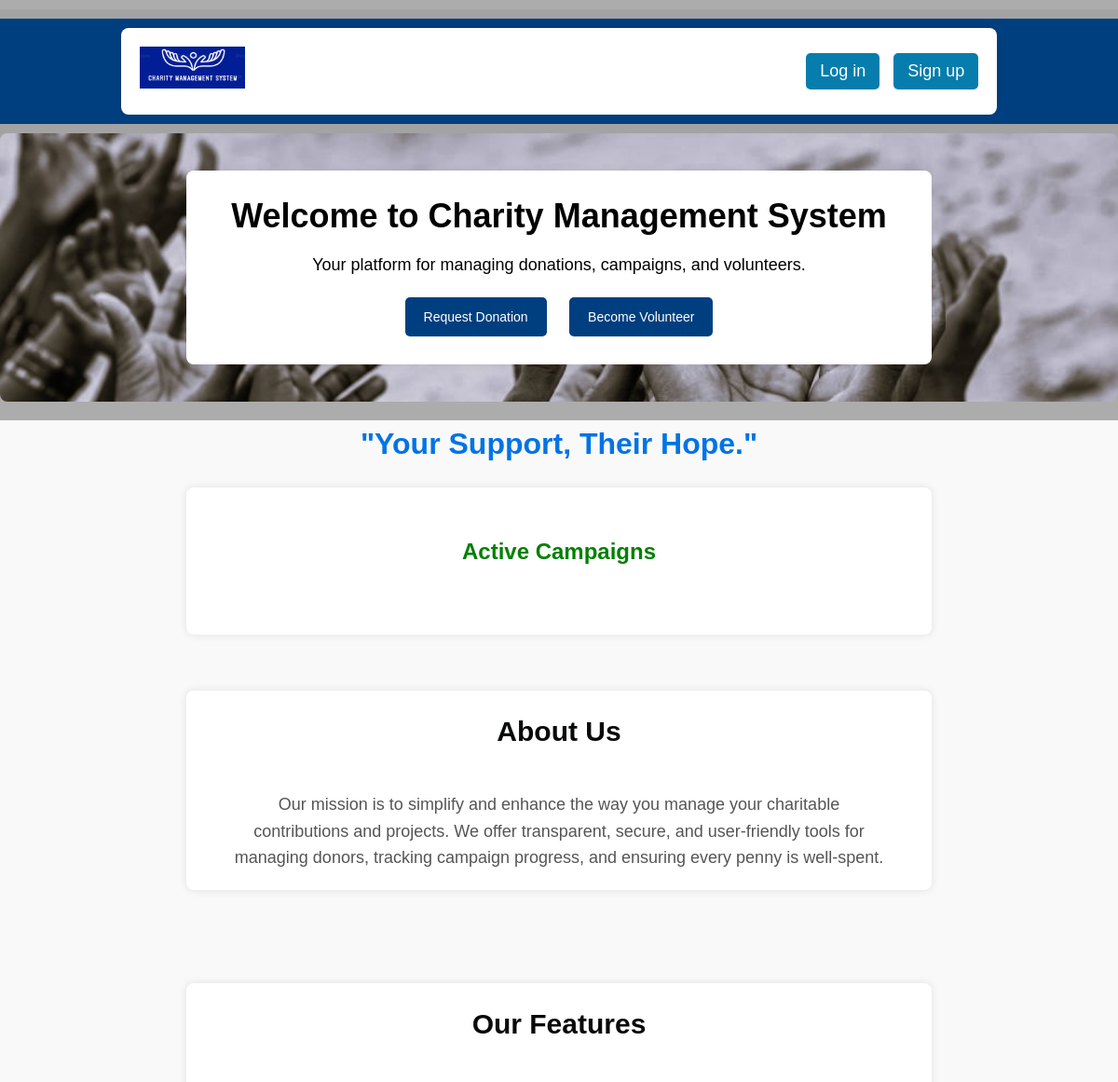
Before: / (upper part) with the older database file.
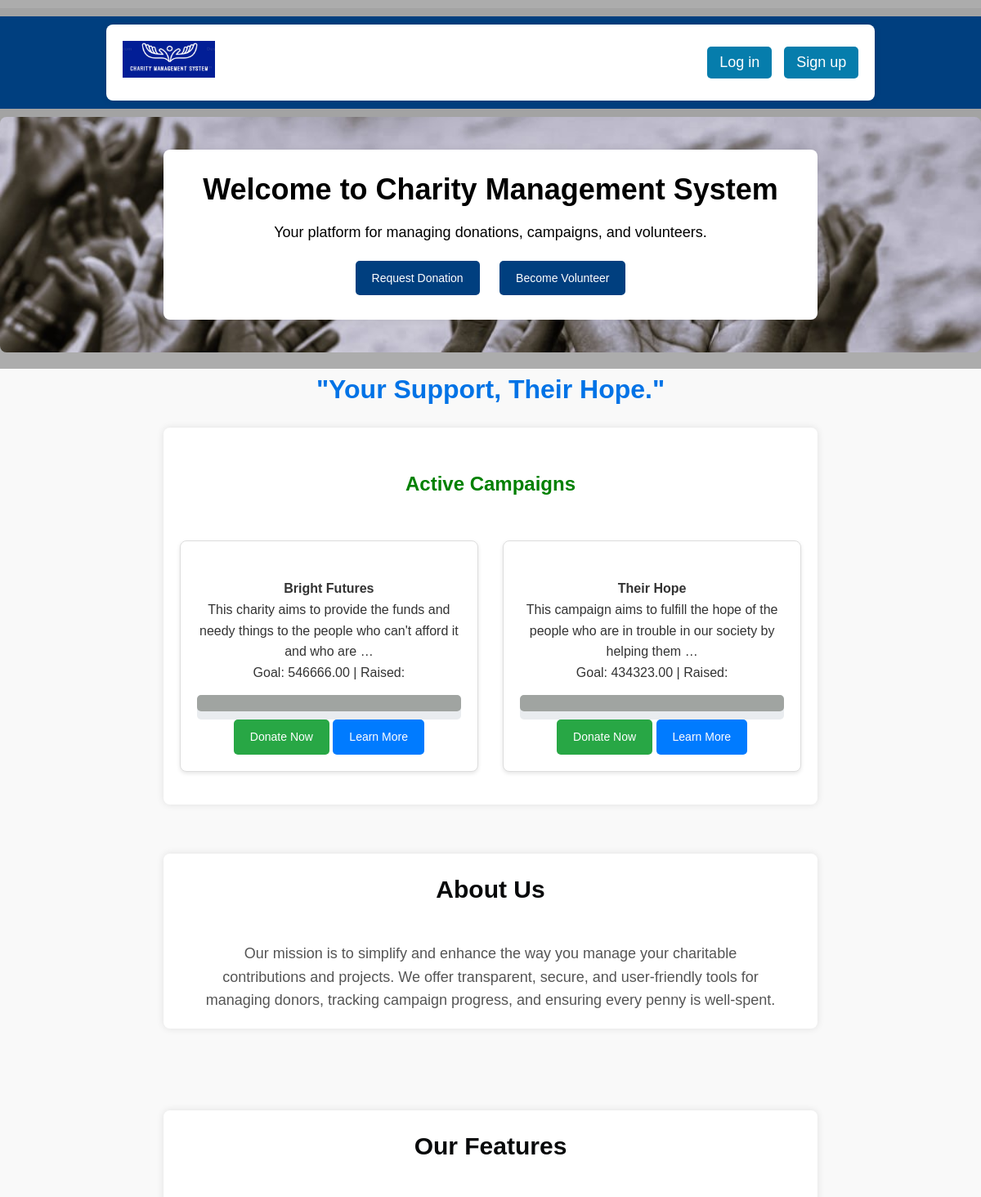
After: the same page with the newer database file.
### donor_management/models.py (models this page shows, shortened)
class Campaign(models.Model):
    STATUS_CHOICES = [
        ('active', 'Active'),
        ('completed', 'Completed'),
        ('inactive', 'Inactive'),
    ]
    title = models.CharField(max_length=200)
    description = models.TextField()
    goal_amount = models.DecimalField(max_digits=10, decimal_places=2)
    amount_raised = models.DecimalField(max_digits=10, decimal_places=2, default=0.00)
    start_date = models.DateTimeField()
    end_date = models.DateTimeField()
    status = models.CharField(max_length=10, choices=STATUS_CHOICES, default='active')
    created_by = models.ForeignKey(User, on_delete=models.CASCADE)
    created_at = models.DateTimeField(auto_now_add=True)

### Charity_Project/views.py (the view)
# urls.py: path('', homepage, name='homepage'),
def homepage(request):
 campaigns = Campaign.objects.filter(status='active')
 return render(request, 'homepage.html', {'campaigns':campaigns})

### Charity_Project/templates/homepage.html (shortened to what this page needs)
<!DOCTYPE html>
<html lang="en">
<head>
    {% load static %}
    <link rel="stylesheet" href="{% static 'css/styles.css' %}">
</head>
<body>
    <header>
        {% include 'navbar.html' %}
        <div class="hero-container">
            <div class="container">
                <h1>Welcome to Charity Management System</h1>
                <p>Your platform for managing donations, campaigns, and volunteers.</p>
                <a href="{% url 'request_for_donation' %}" class="btn">Request Donation</a>
                <a href="{% url 'volunteer_signup' %}" class="btn">Become Volunteer</a>
            </div>
        </div>
    </header>
    <main>
        <h1 class="slogan">"Your Support, Their Hope."</h1>
        <section class="campaigns">
            <div class="container">
                <h2 style="color: green; text-align: center; padding: 30px;">Active Campaigns</h2>
                <div class="campaigns-row">
                    {% for campaign in campaigns %}
                    <div class="campaign-card">
                        <h4 class="mt-3">{{ campaign.title }}</h4>
                        <p>{{ campaign.description|truncatewords:20 }}</p>
                        <p>Goal: {{ campaign.goal_amount }} | Raised: {{ campaign.raised_amount }}</p>
                        <div class="progress">
                            <div class="progress-bar" role="progressbar" style="width: {{ campaign.progress_percentage }}%;" aria-valuenow="{{ campaign.progress_percentage }}" aria-valuemin="0" aria-valuemax="100"></div>
                        </div>
                        <a href="{% url 'donate_now' %}" class="btn btn-success mt-3" style="text-decoration: none;">Donate Now</a>
                        <a href="{% url 'campaign_learn_more' campaign.id %}" class="btn btn-primary mt-3" style="text-decoration: none;">Learn More</a>
                    </div>
                    {% endfor %}
                </div>
            </div>
        </section>
        <section class="about">
            <div class="container">
                <h2>About Us</h2>
                <p>Our mission is to simplify and enhance the way you manage your charitable contributions and projects. We offer transparent, secure, and user-friendly tools for managing donors, tracking campaign progress, and ensuring every penny is well-spent.</p>
            </div>
        </section>
        <section class="features">
            <div class="container">
                <h2>Our Features</h2>
            </div>
        </section>
    </main>
</body>
</html>

### Charity_Project/templates/navbar.html (shortened to what this page needs)
<!DOCTYPE html>
<html lang="en">
<head>
</head>
<body>
 <header>
    {% load static %}
  <nav class="navbar">
   <div class="container">
       <a href="{% url 'homepage' %}" class="logo">
        <img src="{% static 'images/logo2.png' %}" alt="Charity System Logo" class="logo-img">
       </a>
       {% if request.path == '/' %}
       <ul class="nav-links">
           <li><a href="{% url 'donation_gallery' %}">Our Gallery</a></li>
           <li><a href="{% url 'about' %}">About Us</a></li>
           <li><a href="{% url 'contact' %}">Contact</a></li>
           <a class="nav-link" href="{% url 'feedback_page' %}">Feedback</a>
       </ul>
       <div class="auth-buttons">
           <a href="{% url 'login_as' %}">Log in</a>
           <a href="{% url 'signup_as' %}">Sign up</a>
       </div>
       {% else %}
       <a href="{% url 'homepage' %}" class="go_back_to_homepage">Go to Homepage</a>
       {% endif %}
   </div>
</nav>
 </header>
</body>
</html>

### donor_management/css/styles.css (style rules this page uses)
* { margin: 0; padding: 0; box-sizing: border-box; }
body { font-family: Arial, sans-serif; background-color: transparent; color: #333; line-height: 1.6; }
.container { width: 80%; margin: 0 auto; overflow: hidden; padding: 20px; }
header { background: #333; color: #fff; padding: 10px 0; text-align: center; }
main { background:transparent; padding: 20px; }
.btn { display: inline-block; background: #333; color: #c01111; padding: 10px 20px; text-decoration: none; border-radius: 4px; text-align: center; }
body { font-family: Arial, sans-serif; background-color: #f4f4f4; margin: 0; padding: 0; }
.container, .auth-container { max-width: 800px; margin: 20px auto; padding: 20px; background-color: white; border-radius: 8px; box-shadow: 0 0 10px rgba(0, 0, 0, 0.1); }
h2 { color: hsl(197, 93%, 28%); margin-bottom: 20px; }
.btn { display: inline-block; background-color: hsl(197, 93%, 28%); color: white; padding: 10px 20px; border-radius: 5px; text-decoration: none; border: none; cursor: pointer; font-size: 16px; transition: background-color 0.3s ease; }

### Charity_Project/templates/navbar.html (style rules this page uses)
* { margin: 0; padding: 0; box-sizing: border-box; }
.navbar { background-color: #003f7f; color: white; padding: 10px; margin-bottom: 40px; padding-left: 12px; padding-right: 12px; line-height: 1.3; }
.logo-img { height: 1.2cm; width: 3cm; }
.navbar .container { display: flex; justify-content: space-between; align-items: center; max-width: 1200px; margin: 0 auto; }
.navbar .logo { font-size: 24px; font-weight: bold; text-decoration: none; color: white; }
.navbar .nav-links { list-style: none; display: flex; align-items: center; }
.navbar .nav-links li { margin-left: 20px; }
.navbar .nav-links a { text-decoration: none; color: white; font-size: 18px; padding: 8px 15px; transition: background-color 0.3s ease; }
.navbar .auth-buttons { margin-left: auto; display: flex; }
.navbar .auth-buttons a { background-color: hsl(197, 93%, 35%); color: white; padding: 8px 15px; border-radius: 5px; text-decoration: none; margin-left: 15px; font-size: 18px; transition: background-color 0.3s ease; }

Changed rows visible on the page:
added Campaign: title "Bright Futures", description "This charity aims to provide the funds and needy things to the people who can't afford it and who are …", goal_amount "546666.00"
added Campaign: title "Their Hope", description "This campaign aims to fulfill the hope of the people who are in trouble in our society by helping them …", goal_amount "434323.00"
